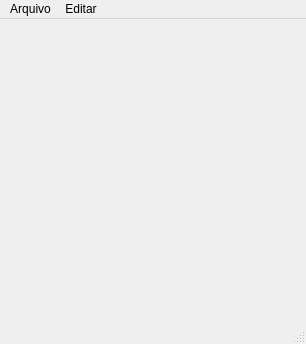
<?xml version="1.0" encoding="UTF-8"?>
<ui version="4.0">
 <class>MainWindow</class>
 <widget class="QMainWindow" name="MainWindow">
  <property name="geometry">
   <rect>
    <x>0</x>
    <y>0</y>
    <width>306</width>
    <height>344</height>
   </rect>
  </property>
  <property name="windowTitle">
   <string>MainWindow</string>
  </property>
  <widget class="QWidget" name="centralwidget"/>
  <widget class="QMenuBar" name="menubar">
   <property name="geometry">
    <rect>
     <x>0</x>
     <y>0</y>
     <width>306</width>
     <height>21</height>
    </rect>
   </property>
   <widget class="QMenu" name="menuArquivo">
    <property name="title">
     <string>Arquivo</string>
    </property>
    <addaction name="actionNovo"/>
    <addaction name="actionSalvar"/>
    <addaction name="actionEditar"/>
    <addaction name="actionSair"/>
   </widget>
   <widget class="QMenu" name="menuEditar">
    <property name="title">
     <string>Editar</string>
    </property>
    <addaction name="actionPesquisar"/>
   </widget>
   <addaction name="menuArquivo"/>
   <addaction name="menuEditar"/>
  </widget>
  <widget class="QStatusBar" name="statusbar"/>
  <action name="actionNovo">
   <property name="text">
    <string>Novo</string>
   </property>
  </action>
  <action name="actionSalvar">
   <property name="text">
    <string>Salvar</string>
   </property>
  </action>
  <action name="actionEditar">
   <property name="text">
    <string>Editar</string>
   </property>
  </action>
  <action name="actionSair">
   <property name="text">
    <string>Sair</string>
   </property>
  </action>
  <action name="actionPesquisar">
   <property name="text">
    <string>Pesquisar</string>
   </property>
  </action>
 </widget>
 <resources/>
 <connections/>
</ui>
